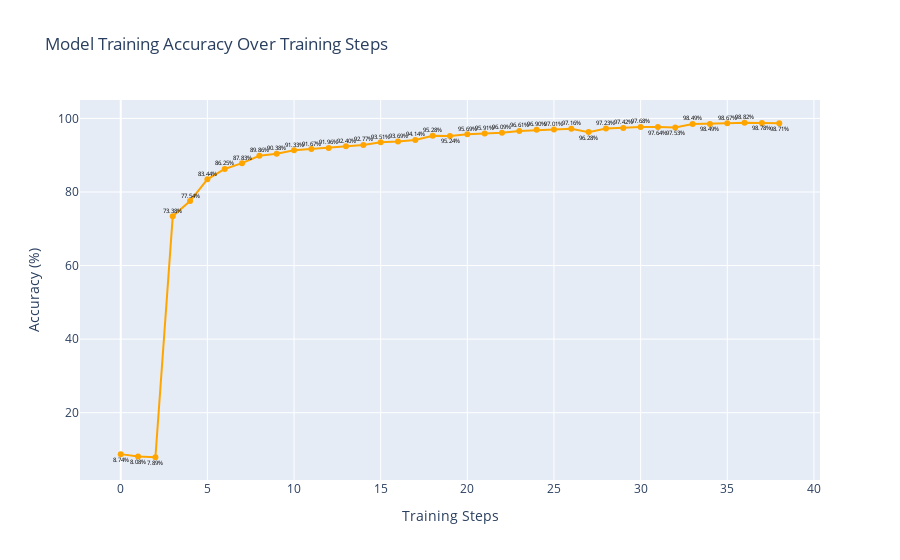

Here is the notebook cell this chart was saved with:
### Code cell
import plotly.graph_objects as go

# Create a new figure object
fig = go.Figure()

filtered_training_accuracy = training_accuracy.copy()[:-1]

# Add a line plot for filtered_training_accuracy with markers
fig.add_traces(go.Scatter(
    x=list(range(len(filtered_training_accuracy))), 
    y=filtered_training_accuracy, 
    name='Accuracy', 
    mode='lines+markers',
    line=dict(color='orange')
))

# Set the layout of the figure with titles for axes and the plot
fig.update_layout(
    title='Model Training Accuracy Over Training Steps',
    xaxis_title='Training Steps',
    yaxis_title='Accuracy (%)'
)

# Annotate each point with its percentage value and adjust position based on change
for i, value in enumerate(filtered_training_accuracy):
    # Calculate change direction for annotation positioning
    offset = 1.5 if i > 0 and value > filtered_training_accuracy[i-1] else -1.5
    # Add annotations at each point
    fig.add_annotation(
        y=value + offset, 
        x=i, 
        text=f'{value:.2f}%', 
        showarrow=False, 
        font=dict(color='black', size=6)
    )

# Display the figure
fig.show()

### Figure 1 — Plotly figure (JSON) as saved in the notebook; plotly's stock layout.template omitted (floating-point values rounded to 4 significant figures)
{"data": [{"line": {"color": "orange"}, "mode": "lines+markers", "name": "Accuracy", "type": "scatter", "x": [0, 1, 2, 3, 4, 5, 6, 7, 8, 9, 10, 11, 12, 13, 14, 15, 16, 17, 18, 19, 20, 21, 22, 23, 24, 25, 26, 27, 28, 29, 30, 31, 32, 33, 34, 35, 36, 37, 38], "y": [8.739, 8.075, 7.891, 73.38, 77.54, 83.44, 86.25, 87.83, 89.86, 90.38, 91.33, 91.67, 91.96, 92.4, 92.77, 93.51, 93.69, 94.14, 95.28, 95.24, 95.69, 95.91, 96.09, 96.61, 96.9, 97.01, 97.16, 96.28, 97.23, 97.42, 97.68, 97.64, 97.53, 98.49, 98.49, 98.67, 98.82, 98.78, 98.71]}], "layout": {"annotations": [{"font": {"color": "black", "size": 6}, "showarrow": false, "text": "8.74%", "x": 0, "y": 7.239}, {"font": {"color": "black", "size": 6}, "showarrow": false, "text": "8.08%", "x": 1, "y": 6.575}, {"font": {"color": "black", "size": 6}, "showarrow": false, "text": "7.89%", "x": 2, "y": 6.391}, {"font": {"color": "black", "size": 6}, "showarrow": false, "text": "73.38%", "x": 3, "y": 74.88}, {"font": {"color": "black", "size": 6}, "showarrow": false, "text": "77.54%", "x": 4, "y": 79.04}, {"font": {"color": "black", "size": 6}, "showarrow": false, "text": "83.44%", "x": 5, "y": 84.94}, {"font": {"color": "black", "size": 6}, "showarrow": false, "text": "86.25%", "x": 6, "y": 87.75}, {"font": {"color": "black", "size": 6}, "showarrow": false, "text": "87.83%", "x": 7, "y": 89.33}, {"font": {"color": "black", "size": 6}, "showarrow": false, "text": "89.86%", "x": 8, "y": 91.36}, {"font": {"color": "black", "size": 6}, "showarrow": false, "text": "90.38%", "x": 9, "y": 91.88}, {"font": {"color": "black", "size": 6}, "showarrow": false, "text": "91.33%", "x": 10, "y": 92.83}, {"font": {"color": "black", "size": 6}, "showarrow": false, "text": "91.67%", "x": 11, "y": 93.17}, {"font": {"color": "black", "size": 6}, "showarrow": false, "text": "91.96%", "x": 12, "y": 93.46}, {"font": {"color": "black", "size": 6}, "showarrow": false, "text": "92.40%", "x": 13, "y": 93.9}, {"font": {"color": "black", "size": 6}, "showarrow": false, "text": "92.77%", "x": 14, "y": 94.27}, {"font": {"color": "black", "size": 6}, "showarrow": false, "text": "93.51%", "x": 15, "y": 95.01}, {"font": {"color": "black", "size": 6}, "showarrow": false, "text": "93.69%", "x": 16, "y": 95.19}, {"font": {"color": "black", "size": 6}, "showarrow": false, "text": "94.14%", "x": 17, "y": 95.64}, {"font": {"color": "black", "size": 6}, "showarrow": false, "text": "95.28%", "x": 18, "y": 96.78}, {"font": {"color": "black", "size": 6}, "showarrow": false, "text": "95.24%", "x": 19, "y": 93.74}, {"font": {"color": "black", "size": 6}, "showarrow": false, "text": "95.69%", "x": 20, "y": 97.19}, {"font": {"color": "black", "size": 6}, "showarrow": false, "text": "95.91%", "x": 21, "y": 97.41}, {"font": {"color": "black", "size": 6}, "showarrow": false, "text": "96.09%", "x": 22, "y": 97.59}, {"font": {"color": "black", "size": 6}, "showarrow": false, "text": "96.61%", "x": 23, "y": 98.11}, {"font": {"color": "black", "size": 6}, "showarrow": false, "text": "96.90%", "x": 24, "y": 98.4}, {"font": {"color": "black", "size": 6}, "showarrow": false, "text": "97.01%", "x": 25, "y": 98.51}, {"font": {"color": "black", "size": 6}, "showarrow": false, "text": "97.16%", "x": 26, "y": 98.66}, {"font": {"color": "black", "size": 6}, "showarrow": false, "text": "96.28%", "x": 27, "y": 94.78}, {"font": {"color": "black", "size": 6}, "showarrow": false, "text": "97.23%", "x": 28, "y": 98.73}, {"font": {"color": "black", "size": 6}, "showarrow": false, "text": "97.42%", "x": 29, "y": 98.92}, {"font": {"color": "black", "size": 6}, "showarrow": false, "text": "97.68%", "x": 30, "y": 99.18}, {"font": {"color": "black", "size": 6}, "showarrow": false, "text": "97.64%", "x": 31, "y": 96.14}, {"font": {"color": "black", "size": 6}, "showarrow": false, "text": "97.53%", "x": 32, "y": 96.03}, {"font": {"color": "black", "size": 6}, "showarrow": false, "text": "98.49%", "x": 33, "y": 99.99}, {"font": {"color": "black", "size": 6}, "showarrow": false, "text": "98.49%", "x": 34, "y": 96.99}, {"font": {"color": "black", "size": 6}, "showarrow": false, "text": "98.67%", "x": 35, "y": 100.2}, {"font": {"color": "black", "size": 6}, "showarrow": false, "text": "98.82%", "x": 36, "y": 100.3}, {"font": {"color": "black", "size": 6}, "showarrow": false, "text": "98.78%", "x": 37, "y": 97.28}, {"font": {"color": "black", "size": 6}, "showarrow": false, "text": "98.71%", "x": 38, "y": 97.21}], "title": {"text": "Model Training Accuracy Over Training Steps"}, "xaxis": {"title": {"text": "Training Steps"}}, "yaxis": {"title": {"text": "Accuracy (%)"}}}}
